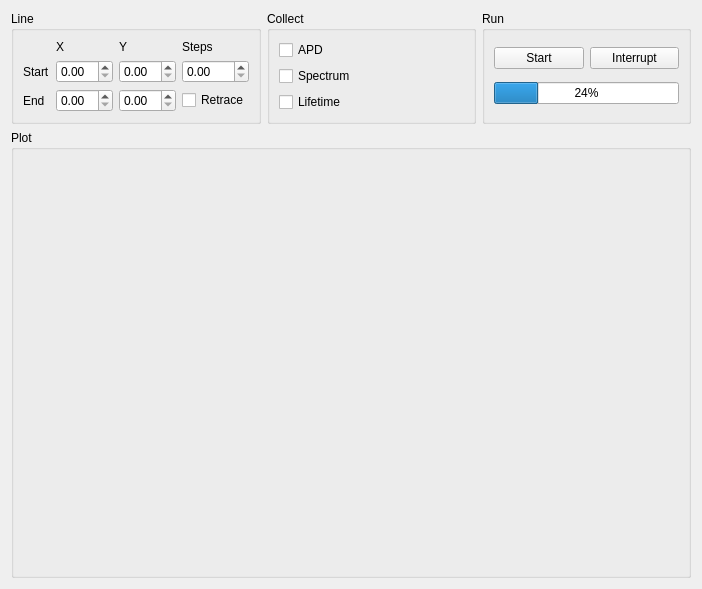
<?xml version="1.0" encoding="UTF-8"?>
<ui version="4.0">
 <class>Form</class>
 <widget class="QWidget" name="Form">
  <property name="geometry">
   <rect>
    <x>0</x>
    <y>0</y>
    <width>702</width>
    <height>589</height>
   </rect>
  </property>
  <property name="windowTitle">
   <string>Form</string>
  </property>
  <layout class="QGridLayout" name="gridLayout_2" rowstretch="0,1">
   <item row="0" column="0">
    <widget class="QGroupBox" name="groupBox">
     <property name="title">
      <string>Line</string>
     </property>
     <layout class="QGridLayout" name="gridLayout">
      <item row="0" column="3">
       <widget class="QLabel" name="label_5">
        <property name="text">
         <string>Steps</string>
        </property>
       </widget>
      </item>
      <item row="2" column="2">
       <widget class="QDoubleSpinBox" name="y0_doubleSpinBox"/>
      </item>
      <item row="0" column="1">
       <widget class="QLabel" name="label_2">
        <property name="text">
         <string>X</string>
        </property>
       </widget>
      </item>
      <item row="0" column="2">
       <widget class="QLabel" name="label_3">
        <property name="text">
         <string>Y</string>
        </property>
       </widget>
      </item>
      <item row="2" column="1">
       <widget class="QDoubleSpinBox" name="x0_doubleSpinBox"/>
      </item>
      <item row="2" column="0">
       <widget class="QLabel" name="label">
        <property name="text">
         <string>Start</string>
        </property>
       </widget>
      </item>
      <item row="3" column="0">
       <widget class="QLabel" name="label_4">
        <property name="text">
         <string>End</string>
        </property>
       </widget>
      </item>
      <item row="3" column="1">
       <widget class="QDoubleSpinBox" name="x1_doubleSpinBox"/>
      </item>
      <item row="3" column="2">
       <widget class="QDoubleSpinBox" name="y1_doubleSpinBox"/>
      </item>
      <item row="2" column="3">
       <widget class="QDoubleSpinBox" name="n_steps_doubleSpinBox"/>
      </item>
      <item row="3" column="3">
       <widget class="QCheckBox" name="retrace_checkBox">
        <property name="text">
         <string>Retrace</string>
        </property>
       </widget>
      </item>
     </layout>
    </widget>
   </item>
   <item row="0" column="1">
    <widget class="QGroupBox" name="groupBox_2">
     <property name="title">
      <string>Collect</string>
     </property>
     <layout class="QGridLayout" name="gridLayout_4">
      <item row="0" column="0">
       <widget class="QCheckBox" name="collect_apd_checkBox">
        <property name="text">
         <string>APD</string>
        </property>
       </widget>
      </item>
      <item row="1" column="0">
       <widget class="QCheckBox" name="collect_spectrum_checkBox">
        <property name="text">
         <string>Spectrum</string>
        </property>
       </widget>
      </item>
      <item row="2" column="0">
       <widget class="QCheckBox" name="collect_lifetime_checkBox">
        <property name="text">
         <string>Lifetime</string>
        </property>
       </widget>
      </item>
     </layout>
    </widget>
   </item>
   <item row="0" column="2">
    <widget class="QGroupBox" name="groupBox_4">
     <property name="title">
      <string>Run</string>
     </property>
     <layout class="QGridLayout" name="gridLayout_3">
      <item row="0" column="0">
       <widget class="QPushButton" name="start_pushButton">
        <property name="text">
         <string>Start</string>
        </property>
       </widget>
      </item>
      <item row="0" column="1">
       <widget class="QPushButton" name="interrupt_pushButton">
        <property name="text">
         <string>Interrupt</string>
        </property>
       </widget>
      </item>
      <item row="1" column="0" colspan="2">
       <widget class="QProgressBar" name="progressBar">
        <property name="value">
         <number>24</number>
        </property>
       </widget>
      </item>
     </layout>
    </widget>
   </item>
   <item row="1" column="0" colspan="3">
    <widget class="QGroupBox" name="plot_groupBox">
     <property name="title">
      <string>Plot</string>
     </property>
     <layout class="QVBoxLayout" name="verticalLayout"/>
    </widget>
   </item>
  </layout>
 </widget>
 <resources/>
 <connections/>
</ui>
